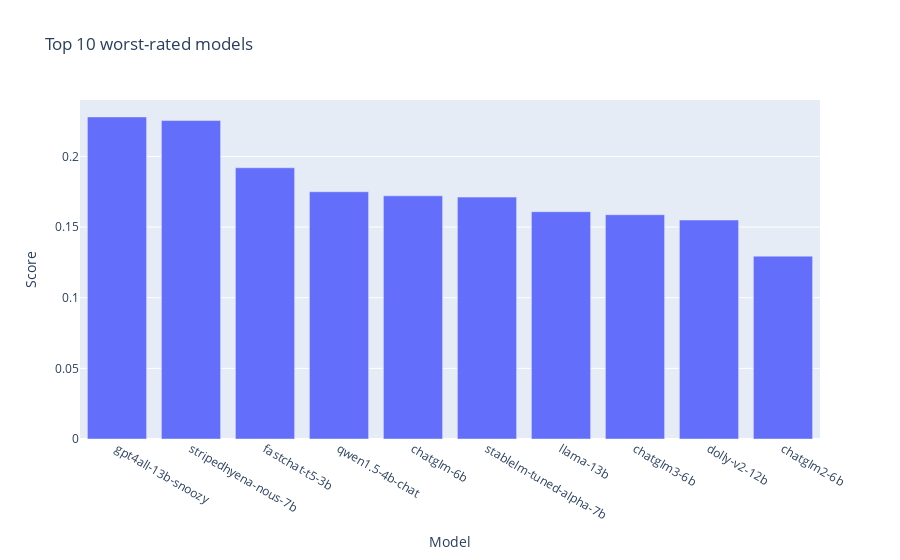

Notebook code for this chart:
### Code cell
# top 10 worst models
fig = px.bar(
    x=model_scores.tail(10).index,
    y=model_scores.tail(10).values,
    labels={"x": "Model", "y": "Score"},
    title="Top 10 worst-rated models",
)

iplot(fig)

### Figure 1 — Plotly figure (JSON) as saved in the notebook; plotly's stock layout.template omitted (floating-point values rounded to 4 significant figures)
{"data": [{"alignmentgroup": "True", "hovertemplate": "Model=%{x}<br>Score=%{y}<extra></extra>", "legendgroup": "", "marker": {"color": "#636efa", "pattern": {"shape": ""}}, "name": "", "offsetgroup": "", "orientation": "v", "showlegend": false, "textposition": "auto", "type": "bar", "x": ["gpt4all-13b-snoozy", "stripedhyena-nous-7b", "fastchat-t5-3b", "qwen1.5-4b-chat", "chatglm-6b", "stablelm-tuned-alpha-7b", "llama-13b", "chatglm3-6b", "dolly-v2-12b", "chatglm2-6b"], "xaxis": "x", "y": [0.2279, 0.2254, 0.192, 0.175, 0.1721, 0.1712, 0.1609, 0.1587, 0.155, 0.1294], "yaxis": "y"}], "layout": {"barmode": "relative", "legend": {"tracegroupgap": 0}, "title": {"text": "Top 10 worst-rated models"}, "xaxis": {"anchor": "y", "domain": [0, 1], "title": {"text": "Model"}}, "yaxis": {"anchor": "x", "domain": [0, 1], "title": {"text": "Score"}}}}
